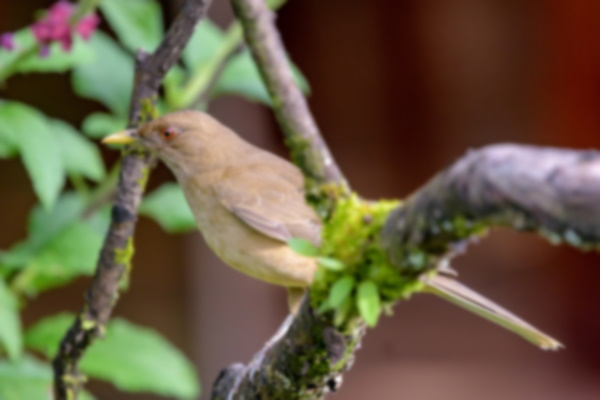
#> input picture images/unsharp_bird.jpg, 600 x 400 px, found by its file name
$ python 'Testing Region of interest.py'
#> lines starting #> are read from the running program, lines starting #| are printed output that depends on the picture; after the words box and inside, x2 and y2 are one past the last pixel; in counts of white or black regions, pixels touching at a corner belong together
import cv2
import numpy as np

def region_of_interest(image, region_points):
    mask = np.zeros_like(image)

    cv2.fillPoly(mask, region_points, 255)
    masked_image = cv2.bitwise_and(image, mask)
    return masked_image


image = cv2.imread('images/unsharp_bird.jpg')
#> image is the input picture: shape (400, 600, 3); mean B, G, R 66.2, 91.4, 103.5
height, width, _ = image.shape
#> height = 400; width = 600

grayscale_image = cv2.cvtColor(image, cv2.COLOR_BGR2GRAY)
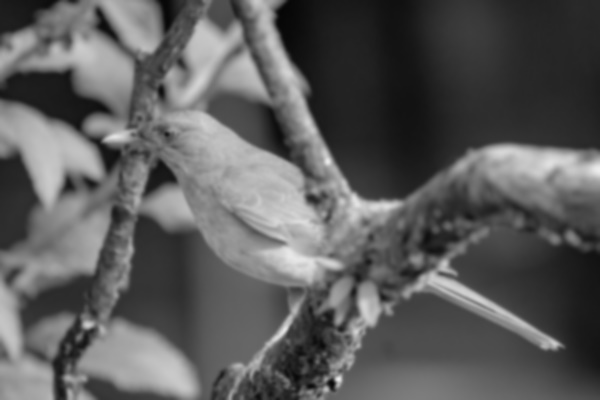
#> grayscale_image: shape (400, 600); min 5, max 237, mean 92.1


region_of_interest_verties = [
    [0, height*0.7],
    [0, height],
    [width, height],
    [width, height*0.7],
    [width/2, height*0.5]
]
cropped_image = region_of_interest(grayscale_image, np.array([region_of_interest_verties], np.int32))
#> in region_of_interest, `cv2.fillPoly(mask, region_points, 255)`:
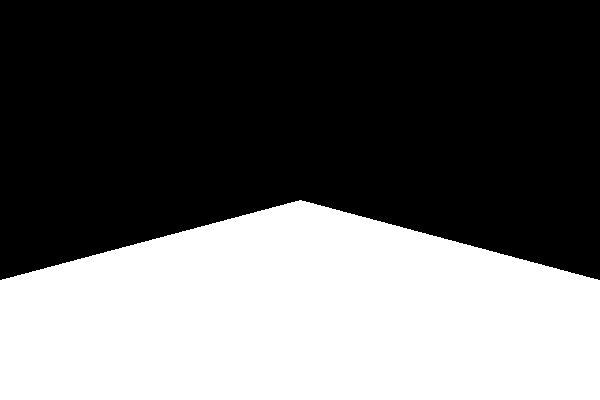
#> mask: shape (400, 600); 40% white; 1 white region, box (x1, y1, x2, y2) and area: (0, 200, 600, 400) 95960
#> in region_of_interest, `masked_image = cv2.bitwise_and(image, mask)`:
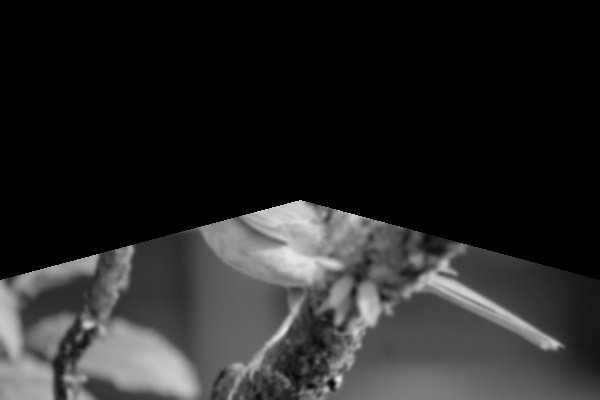
#> masked_image: shape (400, 600); min 0, max 233, mean 39.1

cv2.imshow("test", cropped_image)
cv2.waitKey(0)
cv2.destroyAllWindows()
